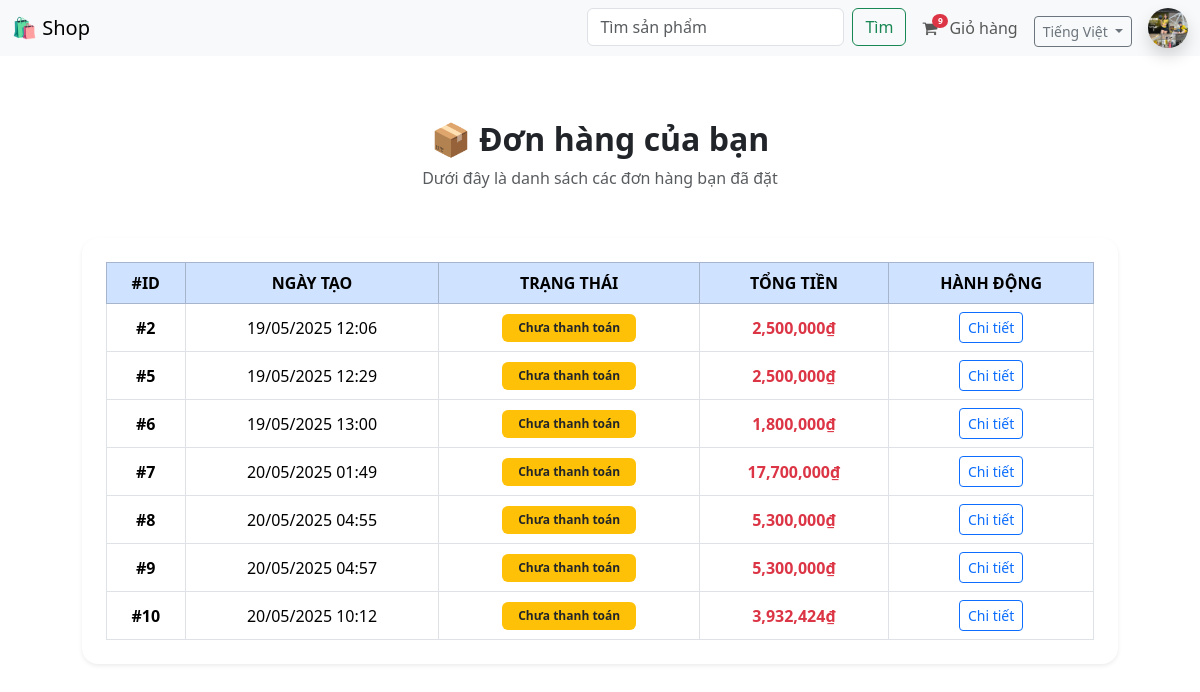
The app's page /vi/my-orders/ (signed in), older data.
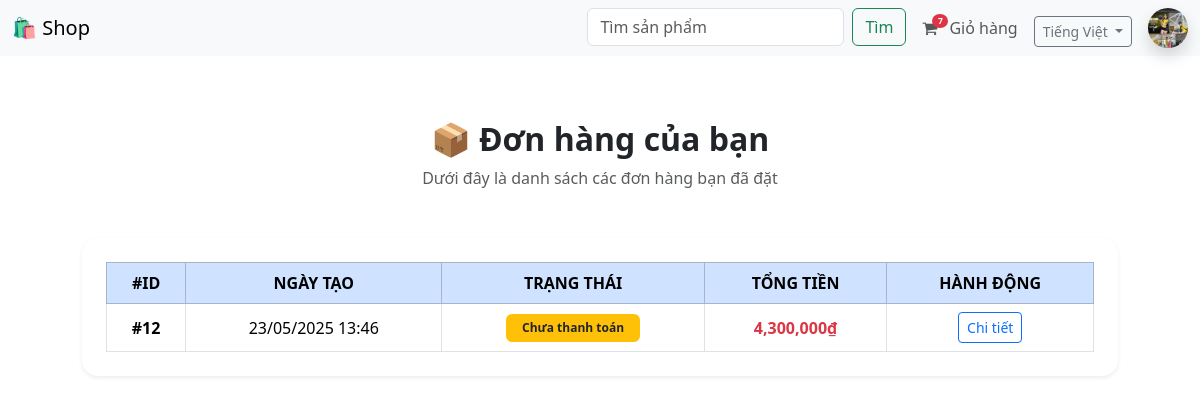
The same page, newer data.
### fashion/models.py (models this page shows, shortened)
class UserProfile(models.Model):
    user = models.OneToOneField(User, on_delete=models.CASCADE)
    profile_picture = models.ImageField(upload_to=user_directory_path, default='users/default.jpg', blank=True, null=True)
    address = models.TextField(null=True, blank=True, verbose_name="Địa chỉ nhận hàng")
    contact_phone = models.CharField(max_length=20, null=True, blank=True, verbose_name="Số điện thoại liên hệ")
    contact_email = models.EmailField(null=True, blank=True, verbose_name="Email liên hệ")
    isVerified_email = models.BooleanField(default=False, verbose_name="Email đã xác thực")
    isVerified_phone = models.BooleanField(default=False, verbose_name="Số điện thoại đã xác thực")

class Order(models.Model):
    user = models.ForeignKey(User, on_delete=models.CASCADE, null=True, blank=True)
    order_key = models.CharField(max_length=100, unique=True, null=True, editable=False)
    created_at = models.DateTimeField(auto_now_add=True)
    qr_code_url = models.CharField(max_length=255, null=True, blank=True)
    address = models.TextField(verbose_name="Địa chỉ nhận hàng")
    contact_phone = models.CharField(max_length=20, verbose_name="Số điện thoại liên hệ")
    contact_email = models.EmailField(verbose_name="Email liên hệ", null=True, blank=True)
    note = models.TextField(null=True, blank=True, verbose_name="Nội dung ghi chú")
    voucher_code = models.CharField(max_length=20, null=True, blank=True, verbose_name="Mã giảm giá")
    total_amount = models.IntegerField(default=0)
    status = models.CharField(max_length=20, default='pending', verbose_name="Trạng thái đơn hàng")

### fashion/views.py (the view)
# urls.py: path('my-orders/', views.order_list, name='order_list'),
def order_list(request):
    orders = Order.objects.filter(user=request.user)
    items = _cart_items(request)
    return render(request, 'store/order_list.html', {'orders': orders, 'cart_item_count': items.count()})

### fashion/templatetags/custom_filters.py (called while the page is built)
@register.filter
def format_price(value):
    try:
        if isinstance(value, (int, float)):
            value_int = int(value)
            return f"{value_int:,}"
        elif isinstance(value, str):
            if '.' in value:
                return value.replace('.', ',')
            else:
                return value
        else:
            return value
    except (ValueError, TypeError):
        return value

### fashion/views.py (called while the page is built)
def _cart_items(request):
    if request.user.is_authenticated:
        return CartItem.objects.filter(user=request.user)
    if not request.session.session_key:
        request.session.save()
    return CartItem.objects.filter(session_key=request.session.session_key)

### fashion/templates/store/order_list.html
{% extends 'store/base_shop.html' %}
{% load i18n %}
{% load custom_filters %}
{% block content %}
<div class="container py-5">
    <div class="text-center mb-5">
        <h2 class="fw-bold">{% trans "📦 Đơn hàng của bạn" %}</h2>
        <p class="text-muted">{% trans "Dưới đây là danh sách các đơn hàng bạn đã đặt" %}</p>
    </div>
    {% if orders %}
    <div class="card shadow-sm rounded-4 border-0">
        <div class="card-body p-4">
            <div class="table-responsive">
                <table class="table align-middle table-bordered table-hover text-center mb-0">
                    <thead class="table-primary text-uppercase">
                        <tr>
                            <th>#ID</th>
                            <th>{% trans "Ngày tạo" %}</th>
                            <th>{% trans "Trạng thái" %}</th>
                            <th>{% trans "Tổng tiền" %}</th>
                            <th>{% trans "Hành động" %}</th>
                        </tr>
                    </thead>
                    <tbody>
                        {% for order in orders %}
                        <tr>
                            <td class="fw-semibold">#{{ order.id }}</td>
                            <td>{{ order.created_at|date:"d/m/Y H:i" }}</td>
                            <td>
                                {% if order.status != 'pending' %}
                                <span class="badge bg-success px-3 py-2">{% trans "Đã thanh toán" %}</span>
                                {% else %}
                                <span class="badge bg-warning text-dark px-3 py-2">{% trans "Chưa thanh toán" %}</span>
                                {% endif %}
                            </td>
                            <td class="text-danger fw-bold">{{ order.total_amount|format_price }}₫</td>
                            <td>
                                <a href="{% url 'order_detail' order.order_key %}"
                                    class="btn btn-outline-primary btn-sm">
                                    {% trans "Chi tiết" %}
                                </a>
                            </td>
                        </tr>
                        {% endfor %}
                    </tbody>
                </table>
            </div>
        </div>
    </div>
    {% else %}
    <div class="text-center mt-5">
        <p class="fs-5 text-muted">{% trans "Bạn chưa có đơn hàng nào." %}</p>
    </div>
    {% endif %}
</div>
{% endblock %}

### fashion/templates/store/base_shop.html (shortened to what this page needs)
{% load i18n %}
<!DOCTYPE html>
<html lang="vi">
  <head>
    <link
      href="https://cdn.jsdelivr.net/npm/bootstrap@5.3.3/dist/css/bootstrap.min.css"
      rel="stylesheet"
    />
    <link
      href="https://cdn.jsdelivr.net/npm/font-awesome/css/font-awesome.min.css"
      rel="stylesheet"
    />
    {% load static %}
    <link rel="stylesheet" href="{% static 'css/base_style.css' %}" />
  </head>
  <body>
    <nav class="navbar navbar-expand-lg navbar-light bg-light">
      <div class="container-fluid">
        <a class="navbar-brand" href="/">🛍️ Shop</a>
        <div class="collapse navbar-collapse" id="navbarNav">
          <ul class="navbar-nav ms-auto">
            <li class="nav-item">
              <form class="d-flex" action="{% url 'search' %}" method="GET">
                <input
                  class="form-control me-2"
                  type="search"
                  placeholder='{% trans "Tìm sản phẩm" %}'
                  aria-label="Search"
                  name="q"
                />
                <button class="btn btn-outline-success" type="submit">
                  {% trans "Tìm" %}
                </button>
              </form>
            </li>
            <li class="nav-item ms-2">
              <a class="nav-link" href="{% url 'cart' %}">
                {% if cart_item_count > 0 %}
                <span
                  class="badge bg-danger"
                  style="
                    position: absolute;
                    margin-top: -0.15rem;
                    font-size: 8.5px;
                    margin-left: 10px;
                    border-radius: 50%;
                    --bs-badge-border-radius: 0;
                  "
                  >{{ cart_item_count }}</span
                >
                {% endif %}
                <i class="fa fa-shopping-cart me-2"></i> {% trans "Giỏ hàng" %}
              </a>
            </li>
            <li class="nav-item mt-2 ms-2 me-2">
              <form
                method="post"
                action="{% url 'set_language' %}"
                id="language-form"
              >
                <div class="dropdown">
                  <button
                    class="btn btn-outline-secondary btn-sm dropdown-toggle"
                    type="button"
                    id="dropdownLangButton"
                    data-bs-toggle="dropdown"
                    aria-expanded="false"
                    style="width: 100%"
                  >
                    {% if request.LANGUAGE_CODE == 'vi' %}
                    Tiếng Việt
                    {% elif request.LANGUAGE_CODE == 'en' %}
                    English
                    {% elif request.LANGUAGE_CODE == 'ja' %}
                    Japanese {% else %}
                    🌐 Language {% endif %}
                  </button>
                </div>
              </form>
            </li>
            {% if user.is_authenticated %}
            <li class="nav-item dropdown ms-2">
              <a
                class="nav-link d-flex align-items-center"
                href="#"
                id="userDropdown"
                role="button"
                data-bs-toggle="dropdown"
                aria-expanded="false"
                style="padding: 0"
              >
                {% if user.userprofile.profile_picture %}
                <img
                  src="{{ user.userprofile.profile_picture.url }}"
                  alt="Profile Picture"
                  class="rounded-circle shadow"
                  width="40"
                  height="40"
                  style="object-fit: cover"
                />
                {% endif %}
              </a>
            </li>
            {% endif %}
          </ul>
        </div>
      </div>
    </nav>
    <div class="container mt-5">
      {% block content %}
      {% endblock %}
    </div>
  </body>
</html>

### fashion/static/css/base_style.css (style rules this page uses)
body { font-size: 16px; margin: 0; padding: 0; box-sizing: border-box; }
.mt-5 { margin-top: 1rem !important; }
.container { max-width: 95%; }

Row changes from the older to the newer data that the page shows:
removed Order: id "2", created_at "19/05/2025 12:06", total_amount "2,500,000"
removed Order: id "5", created_at "19/05/2025 12:29", total_amount "2,500,000"
removed Order: id "6", created_at "19/05/2025 13:00", total_amount "1,800,000"
removed Order: id "7", created_at "20/05/2025 01:49", total_amount "17,700,000"
removed Order: id "8", created_at "20/05/2025 04:55", total_amount "5,300,000"
removed Order: id "9", created_at "20/05/2025 04:57", total_amount "5,300,000"
removed Order: id "10", created_at "20/05/2025 10:12", total_amount "3,932,424"
added Order: id "12", created_at "23/05/2025 13:46", total_amount "4,300,000"
Text that changed along with them:
{{ cart_item_count }}: "9" → "7"
